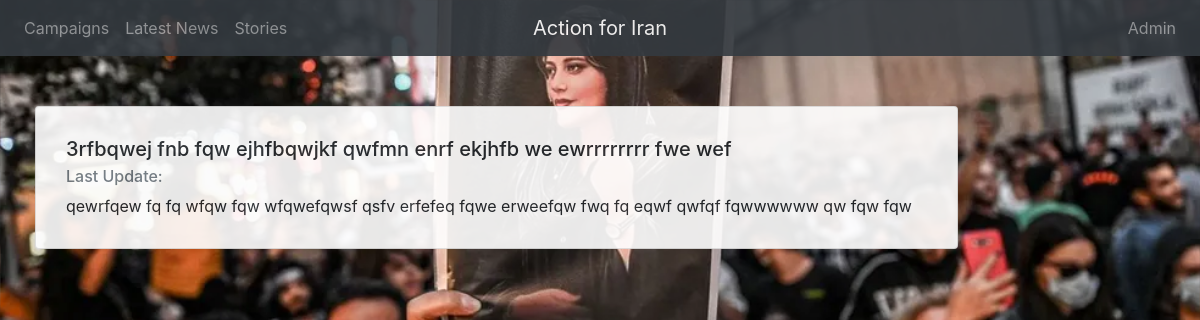
The page /campaign/5/campaignDetails on the database its author committed.
### campaigns/models.py (models this page shows)
class Campaign(models.Model):
    action_types = [
        (1,"Informational campaign"),
        (2,"Politician reachout"),
        (3,"Neighbood event")
    ]
    created_at = models.DateTimeField(auto_now_add=True)
    updated_at = models.DateTimeField(auto_now=True)
    action_type = models.PositiveSmallIntegerField(choices = action_types, default = 1)
    short_description = models.TextField()
    long_description = models.TextField()
    due_date = models.DateField(default= date.today() + timedelta(days= 90))
    cover_image = models.ImageField(upload_to='images/', null=True, blank=True)
    completed_on = models.DateField(blank = True, null=True),
    completion_note = models.TextField(blank = True, null=True)
    url = models.URLField(max_length=200, blank=True)
    contact_person = models.ForeignKey(ContactPerson, on_delete=models.SET_DEFAULT, default=None, null=True)
    ready_for_release= models.BooleanField(default=False)

### campaigns/views.py (the view)
# urls.py: path('campaign/<int:id>/campaignDetails', views.showCampaignDetails)
def showCampaignDetails(request, id):
    campaign = Campaign.objects.get(id = id)
    context = {
        'campaign': campaign,
        'updates':CampaignUpdate.objects.filter(campaign = campaign).order_by('-created_at')
    }
    print("*******", CampaignUpdate.objects.filter(campaign = campaign))
    return render(request, 'campaingDetails.html', context = context)

### campaigns/templates/campaingDetails.html (shortened to what this page needs)
{% extends 'base.html' %}
{% block content %}
    <div class=" row justify-content-left">
        <div class="card w-75" style="width: 100;">
            <div class="card-body">
            <h5 class="card-title">{{campaign.short_description}}</h5>
            <h6 class="card-subtitle mb-2 text-muted">Last Update: {{update.updated_at}}</h6>
            <p class="card-text">{{campaign.long_description }}</p>
            </div>
        </div>
    </div>
{% endblock %}

### campaigns/static/css/style.css (style rules this page uses)
body { background: white url("../images/background.webp"); background-size: 100%; opacity: 0.9; }
.card { padding: 10px; margin:50px; }

### rows shown on the page
Campaign: short_description "3rfbqwej fnb fqw ejhfbqwjkf qwfmn enrf ekjhfb we ewrrrrrrrr fwe wef", long_description "qewrfqew fq fq wfqw fqw wfqwefqwsf qsfv erfefeq fqwe erweefqw fwq fq eqwf qwfqf fqwwwwww qw fqw fqw"
